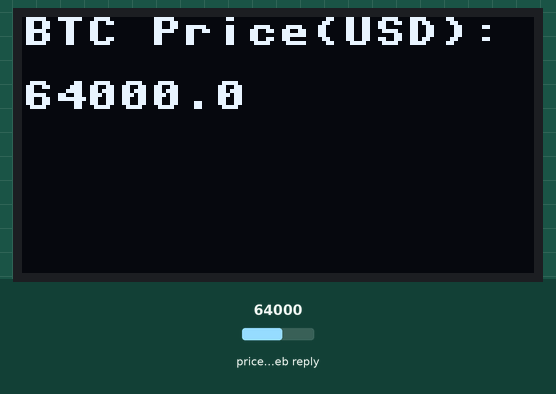
Simulated run of this program. Board: ESP32 board running MicroPython. Shown: 128×64 one-colour display. The test bench sets the inputs (shaded band); at power-on: price in the web reply 64000. WiFi joins after 1.5 s; the clock reads 2024-03-15 10:24:30 at power-on unless the program sets it; requests to the public web service named in the program get a made-up reply in its usual format after 0.4 s (London, UTC, broken clouds, 64 % humidity, 1013 hPa unless stated); what the program prints to the serial console is not drawn. At 3.5 s the program stops and its outputs stay as they are.

Above: at 3.6 s.

The program:

main.py
```python
import network
import time
import urequests
import ujson
import ntptime
from machine import Pin, I2C
import ssd1306

# Configuration
WIFI_SSID = "your_wifi_ssid"
WIFI_PASSWORD = "your_wifi_password"

def connect_wifi(ssid, password):
    wlan = network.WLAN(network.STA_IF)
    wlan.active(True)
    if not wlan.isconnected():
        print('Connecting to WiFi...')
        wlan.connect(ssid, password)
        while not wlan.isconnected():
            time.sleep(1)
    print('WiFi connected:', wlan.ifconfig())

def get_current_btc_price():
    url = "https://api.coingecko.com/api/v3/simple/price?ids=bitcoin&vs_currencies=usd"
    response = urequests.get(url)
    data = ujson.loads(response.text)
    response.close()
    return data["bitcoin"]["usd"]

def main():
    # 1. Connect to Wi-Fi
    connect_wifi(WIFI_SSID, WIFI_PASSWORD)

    # 2. Sync system time
    ntptime.settime()
    time.sleep(1)  # Wait for time sync

    # 3. Get BTC price
    price = get_current_btc_price()
    print("Current BTC Price (USD):", price)

    # 4. Setup I2C and SSD1306 display
    i2c = I2C(scl=Pin(22), sda=Pin(21))  # Adjust pins for ESP8266 if needed
    oled = ssd1306.SSD1306_I2C(128, 64, i2c)

    # 5. Clear screen and display data
    oled.fill(0)
    oled.text("BTC Price(USD):", 0, 0)
    oled.text(str(price), 0, 16)  # Display price at y=16
    oled.show()

if __name__ == "__main__":
    main()
```
